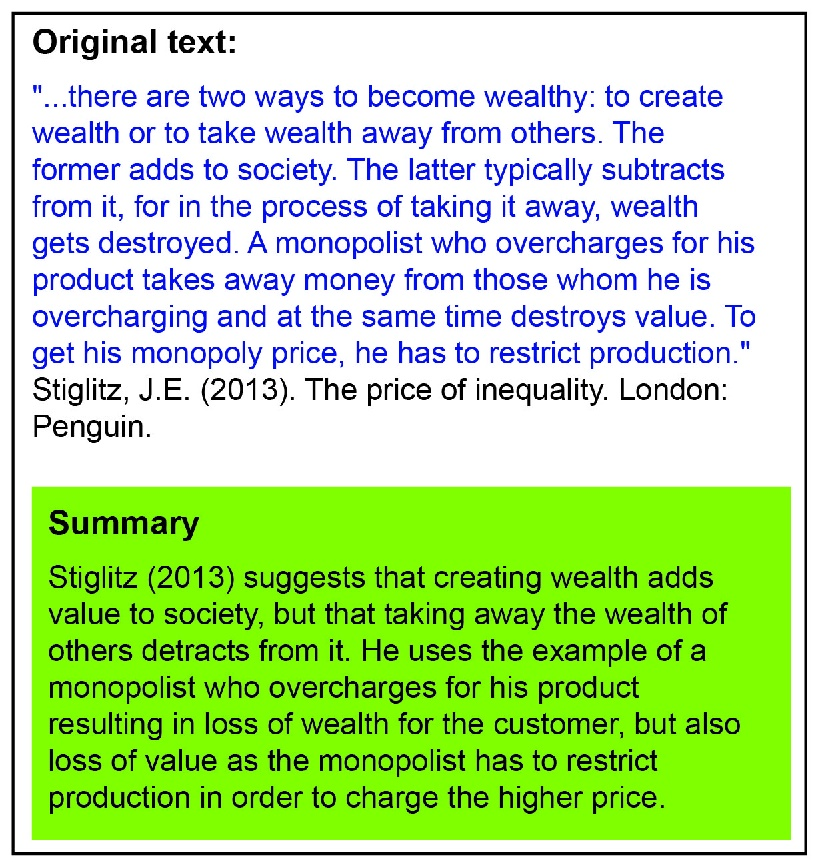
#> input picture a.jpg, 818 x 863 px, shrunk from 1227 x 1294 before the run
$ python ocr.py
#> lines starting #> are read from the running program, lines starting #| are printed output that depends on the picture

# import the necessary packages
from PIL import Image
import pytesseract
import cv2
import os
# construct the argument parse and parse the arguments
def extract_text(image_path):

	# load the example image and convert it to grayscale
#> called with image_path = 'a.jpg'
	image = cv2.imread(image_path)
#> image is the input picture: shape (863, 818, 3); mean B, G, R 150.9, 224.8, 182.5
	gray = cv2.cvtColor(image, cv2.COLOR_BGR2GRAY)
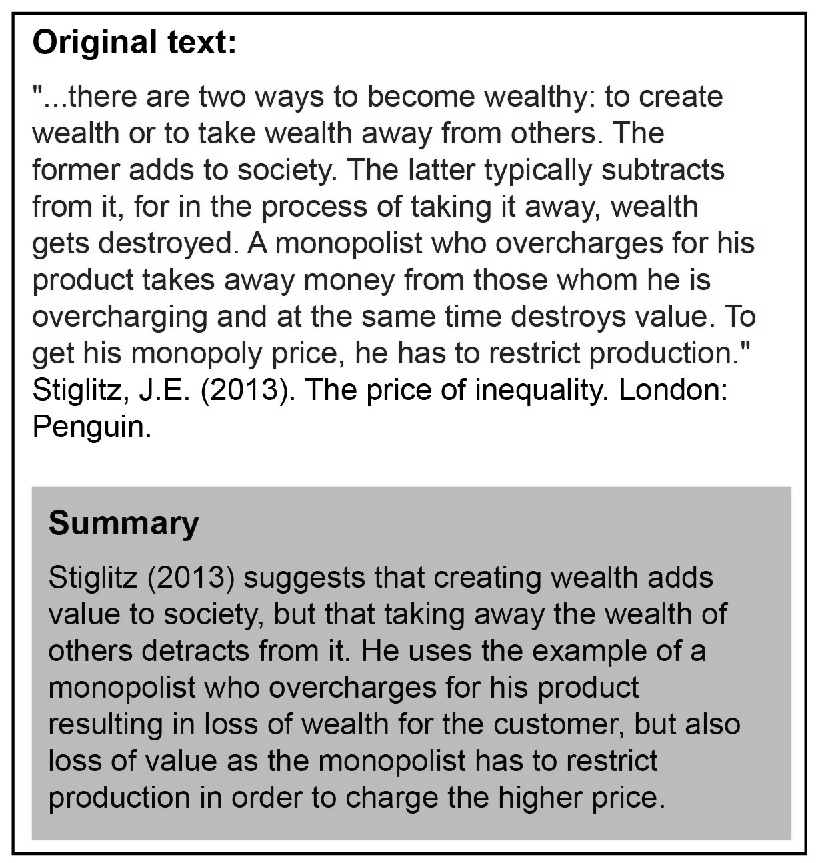
#> gray: shape (863, 818); min 0, max 255, mean 203.7

	# apply OCR to it
	filename = "{}.png".format(os.getpid())
	cv2.imwrite(filename, gray)
	# load the image as a PIL/Pillow image, apply OCR, and then delete
	# the temporary file
	x=Image.open(filename)
	pytesseract.pytesseract.tesseract_cmd = r'C:\Program Files\Tesseract-OCR\tesseract.exe'
	custom_config = r'-l eng'
#> (the run stopped early here; a loop or call above may not have finished)
